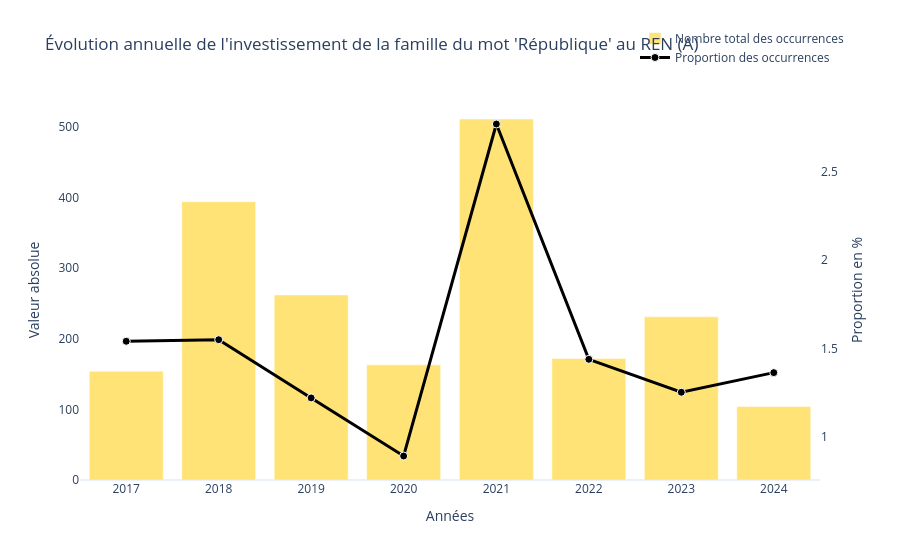

Notebook code for this chart:
### Code cell
# Définir les paramètres
colonne_groupe = "REN"
colonne_condition = "repu_match_valide"
periode = "YS"  # "M" = mois, "W" = semaine, "YS" = début d'année

# Filtrage
df_parti = df[df["groupe_députés_affiliation"] == colonne_groupe].copy()

# Agrégation par période
df_period = (
    df_parti
    .resample(periode, on="dateSeance_day")[colonne_condition]
    .agg(
        total_mentions="count",
        true_mentions=lambda x: (x == True).sum()
    )
    .reset_index()
)

# Calcul de la proportion
df_period["proportion_true"] = df_period["true_mentions"] / df_period["total_mentions"]

# === 2. Couleur du parti ===
couleur_parti = couleurs_groupes.get(colonne_groupe, couleurs_groupes["Autres"])

# === 3. Création de la figure ===
fig = go.Figure()

# Barres : volume total
fig.add_trace(go.Bar(
    x=df_period["dateSeance_day"],
    y=df_period["true_mentions"],
    name="Nombre total des occurrences",
    marker_color=couleur_parti,
    opacity=0.7,
    yaxis="y1"
))

# Courbe : proportion (%)
fig.add_trace(go.Scatter(
    x=df_period["dateSeance_day"],
    y=df_period["proportion_true"] * 100,
    name="Proportion des occurrences",
    mode="lines+markers",
    line=dict(color="#000000", width=3, dash="solid"),
    marker=dict(size=8, color="#000000", line=dict(width=1, color="white")),
    yaxis="y2"
))

# === 4. Mise en forme ===
fig.update_layout(
    title=f"Évolution annuelle de l'investissement de la famille du mot 'République' au {colonne_groupe} (A)",
    xaxis=dict(title="Années"),
    yaxis=dict(
        title="Valeur absolue",
        showgrid=False
    ),
    yaxis2=dict(
        title="Proportion en %",
        overlaying="y",
        side="right",
        showgrid=False
    ),
    legend=dict(
        x=0.75, y=1.2,
        bgcolor="rgba(255,255,255,0.7)"
    ),
    template="plotly_white",
    bargap=0.2
)

fig.show()
df_period

### Figure 1 — Plotly figure (JSON) as saved in the notebook; plotly's stock layout.template omitted (floating-point values rounded to 4 significant figures)
{"data": [{"marker": {"color": "#FFD83E"}, "name": "Nombre total des occurrences", "opacity": 0.7, "type": "bar", "x": ["2017-01-01T00:00:00", "2018-01-01T00:00:00", "2019-01-01T00:00:00", "2020-01-01T00:00:00", "2021-01-01T00:00:00", "2022-01-01T00:00:00", "2023-01-01T00:00:00", "2024-01-01T00:00:00"], "y": [154, 394, 262, 163, 511, 172, 231, 104], "yaxis": "y"}, {"line": {"color": "#000000", "dash": "solid", "width": 3}, "marker": {"color": "#000000", "line": {"color": "white", "width": 1}, "size": 8}, "mode": "lines+markers", "name": "Proportion des occurrences", "type": "scatter", "x": ["2017-01-01T00:00:00", "2018-01-01T00:00:00", "2019-01-01T00:00:00", "2020-01-01T00:00:00", "2021-01-01T00:00:00", "2022-01-01T00:00:00", "2023-01-01T00:00:00", "2024-01-01T00:00:00"], "y": [1.541, 1.549, 1.22, 0.8902, 2.772, 1.438, 1.252, 1.363], "yaxis": "y2"}], "layout": {"bargap": 0.2, "legend": {"bgcolor": "rgba(255,255,255,0.7)", "x": 0.75, "y": 1.2}, "title": {"text": "Évolution annuelle de l'investissement de la famille du mot 'République' au REN (A)"}, "xaxis": {"title": {"text": "Années"}}, "yaxis": {"showgrid": false, "title": {"text": "Valeur absolue"}}, "yaxis2": {"overlaying": "y", "showgrid": false, "side": "right", "title": {"text": "Proportion en %"}}}}
